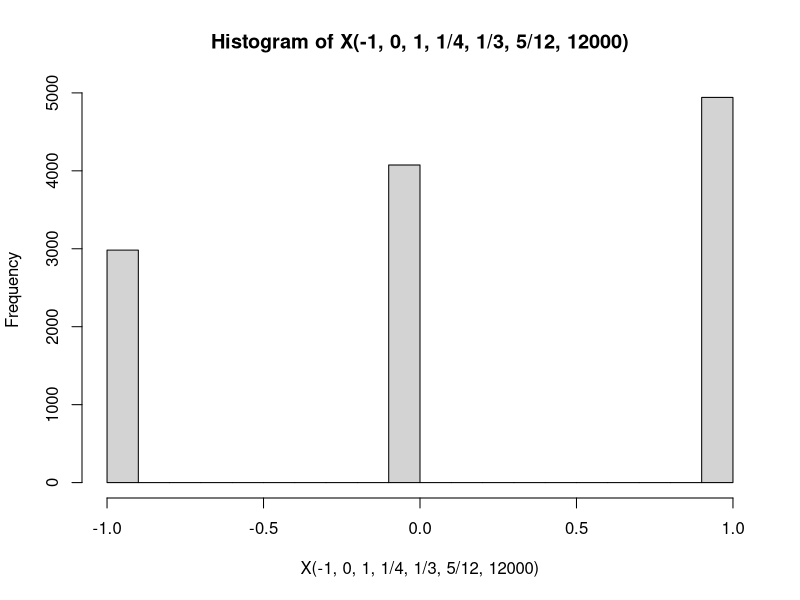
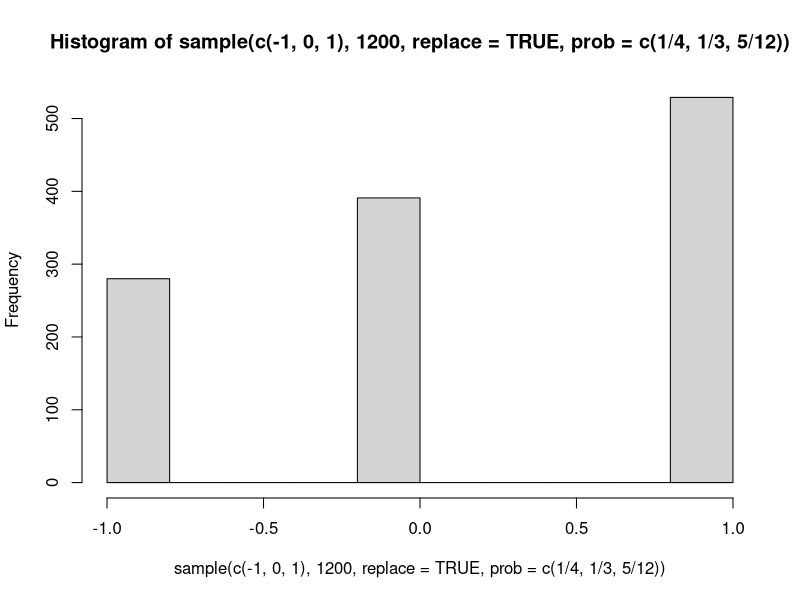

Reproduce these figures in R, in order.
#random variables that only take on a finite # of values
#(1): fair coin with equal prob of getting heads/tails
coin=function(n){
  x=rep(NA,n)
  for (i in 1:n){
    if(runif(1)<0.5){
      x[i]=0
    }
    else{
      x[i]=1
    }
  }
  x
}
#(2)unfair coin
#a is the probability of getting 0
unfair_coin=function(n,a){
  x=rep(NA,n)
  for(i in 1:n){
    if(runif(1)>a){
      x[i]=1
    }
    else{
      x[i]=0
    }
  }
  x
}
#(3)---------------------------------
s=function(){
  r=runif(1)
  if(r<1/4){
    -1
  }
  else{
    if(r>1/4 & r<7/12){
      0
    }
    else{
      1
    }
  }
}
#x is a random variable with three outputs -1,0,1
#p(x=-1)=1/4, p(x=0)=1/3, p(x=1)=5/12
X=function(x1,x2,x3,a,b,c,n){
  x=rep(NA,n)
  for(i in 1:n){
    r=runif(1)
    if(r<a){
      x[i]=x1
    }
    else if(r>a & r<(a+b)){
      x[i]=x2
    }
    else{
      x[i]=x3
    }
  }
  x
}
hist(X(-1,0,1,1/4,1/3,5/12,12000))


#(5)sample
sample(c(-1,0,1),1200,replace=TRUE,prob=c(1/4,1/3,5/12))
hist(sample(c(-1,0,1),1200,replace=TRUE,prob=c(1/4,1/3,5/12)))

#(6)binomial
rbinom(1000,1,2/3)
#dbinom used to calculate binom
dbinom(3,5,1/2)